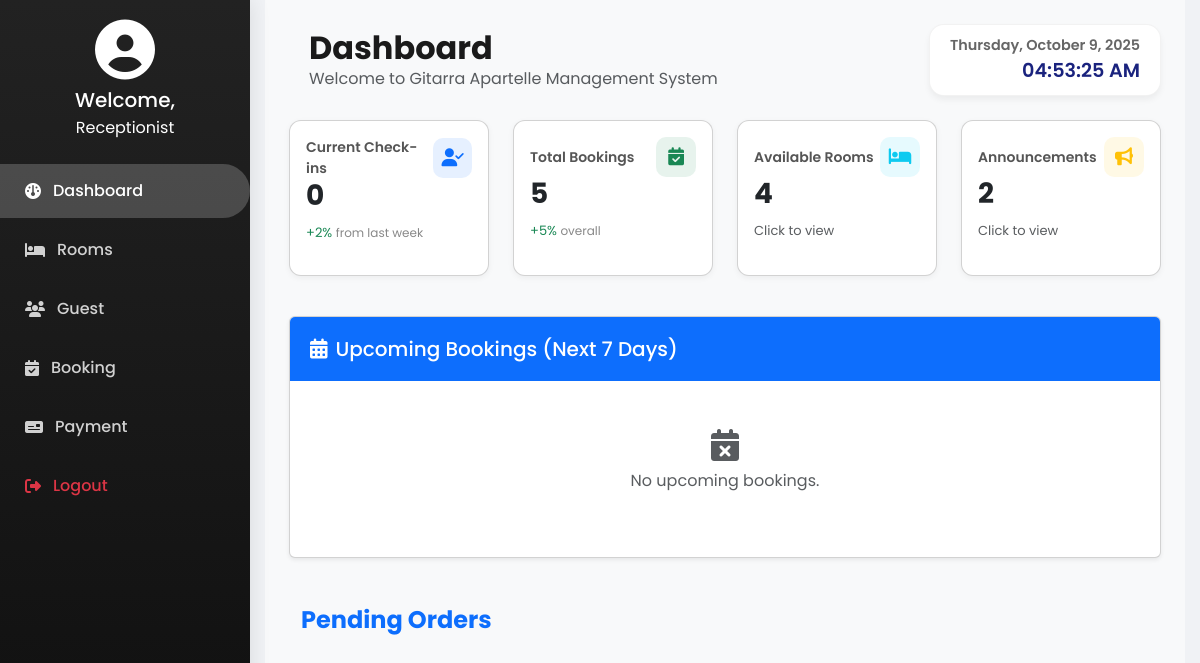
Before: /receptionist-dash.php with the older database file.
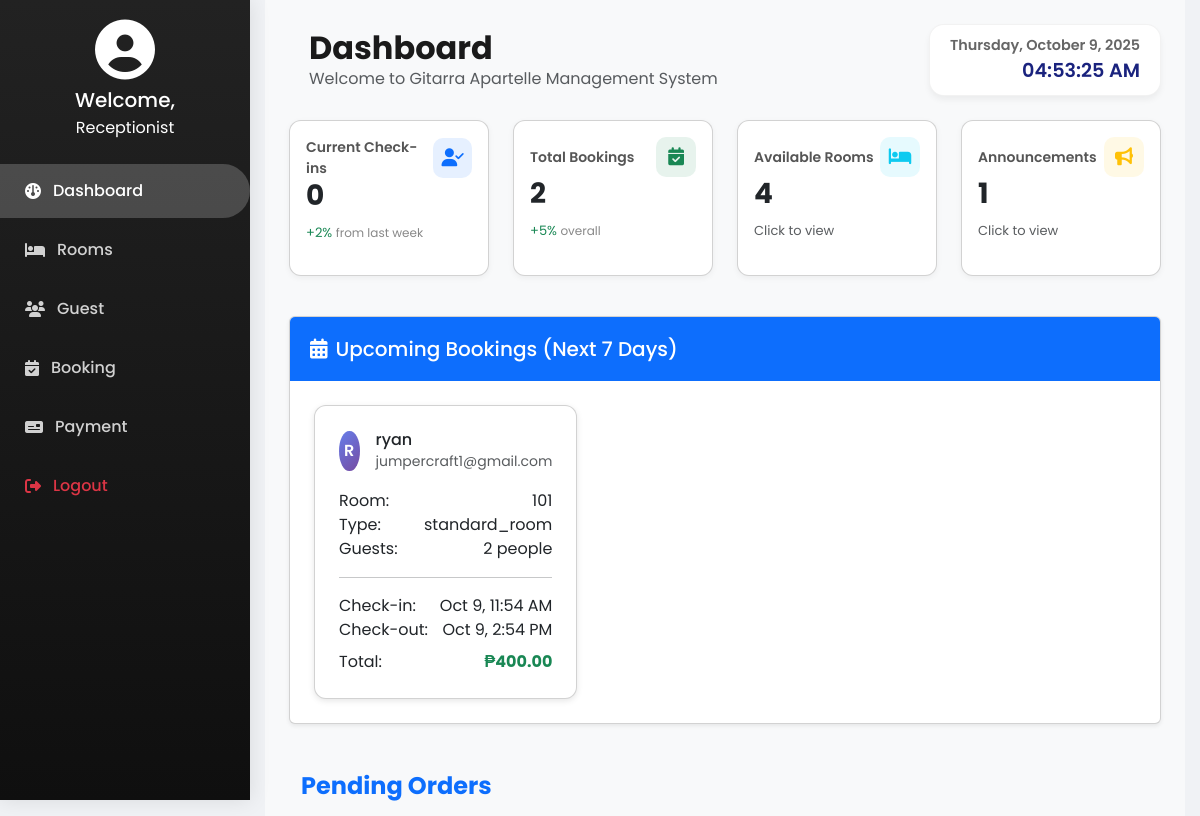
After: the same page with the newer database file.
### tables this page shows
CREATE TABLE `bookings` (
  `id` int NOT NULL,
  `guest_name` varchar(100) DEFAULT NULL,
  `email` varchar(255) DEFAULT NULL,
  `address` text,
  `telephone` varchar(20) DEFAULT NULL,
  `age` int DEFAULT NULL,
  `num_people` int DEFAULT NULL,
  `room_number` varchar(10) DEFAULT NULL,
  `duration` varchar(10) DEFAULT NULL,
  `payment_mode` varchar(10) DEFAULT NULL,
  `reference_number` varchar(50) DEFAULT NULL,
  `booking_token` varchar(20) DEFAULT NULL,
  `amount_paid` double DEFAULT NULL,
  `total_price` double DEFAULT NULL,
  `change_amount` double DEFAULT NULL,
  `start_date` datetime DEFAULT NULL,
  `end_date` datetime DEFAULT NULL,
  `status` varchar(20) NOT NULL DEFAULT 'upcoming',
  `created_at` timestamp NULL DEFAULT CURRENT_TIMESTAMP,
  `cancellation_reason` text,
  `cancelled_at` datetime DEFAULT NULL
);

CREATE TABLE `rooms` (
  `id` int NOT NULL,
  `room_number` int NOT NULL,
  `room_type` enum('single','twin_room','standard_room','studio','suite','queen_room','executive_room','suites','accessible_room','hollywood_twin_room','king_room','studio_hotel_rooms','villa','double_hotel_rooms','honeymoon_suite','penthouse_suite','single_hotel_rooms','adjoining_room','presidential_suite','connecting_rooms','quad_room','deluxe_room','double_room','triple_room') NOT NULL,
  `status` enum('available','booked','maintenance') NOT NULL DEFAULT 'available',
  `created_at` timestamp NULL DEFAULT CURRENT_TIMESTAMP,
  `updated_at` timestamp NULL DEFAULT CURRENT_TIMESTAMP ON UPDATE CURRENT_TIMESTAMP,
  `price_3hrs` decimal(10,2) NOT NULL DEFAULT '0.00',
  `price_6hrs` decimal(10,2) NOT NULL DEFAULT '0.00',
  `price_12hrs` decimal(10,2) NOT NULL DEFAULT '0.00',
  `price_24hrs` decimal(10,2) NOT NULL DEFAULT '0.00',
  `price_ot` decimal(10,2) NOT NULL DEFAULT '0.00'
);

### receptionist-dash.php (the view, shortened to what the changed rows need)
<?php
require_once 'database.php';
$current_checkins = $conn->query("SELECT COUNT(*) AS c FROM checkins WHERE NOW() BETWEEN check_in_date AND check_out_date")->fetch_assoc()['c'] ?? 0;
$total_bookings = $conn->query("SELECT COUNT(*) AS t FROM checkins")->fetch_assoc()['t'] ?? 0;
$announcements_result = $conn->query("SELECT * FROM announcements ORDER BY created_at DESC");
$announcement_count = $announcements_result ? $announcements_result->num_rows : 0;
$upcoming_bookings_result = $conn->query("
    SELECT b.*, r.room_type
    FROM bookings b
    LEFT JOIN rooms r ON b.room_number = r.room_number
    WHERE DATE(b.start_date) BETWEEN CURDATE() AND DATE_ADD(CURDATE(), INTERVAL 7 DAY)
    AND b.status NOT IN ('completed', 'cancelled')
    ORDER BY b.start_date ASC
    LIMIT 10
");
?>
<!DOCTYPE html>
<html lang="en">
<head>
<link href="https://cdn.jsdelivr.net/npm/bootstrap@5.3.0/dist/css/bootstrap.min.css" rel="stylesheet">
<link rel="stylesheet" href="https://cdnjs.cloudflare.com/ajax/libs/font-awesome/6.4.2/css/all.min.css">
<link href="style.css" rel="stylesheet">
</head>
<body>
<div class="content p-4">
    <div class="d-flex justify-content-between align-items-center mb-4">
        <div style="margin-left: 20px;">
            <h2 class="fw-bold mb-0">Dashboard</h2>
        </div>
    </div>
    <div class="row mb-4">
        <div class="col-md-3 mb-3">
            <div class="card stat-card h-100 p-3">
                <div class="d-flex justify-content-between align-items-center">
                    <p class="stat-title">Total Bookings</p>
                    <div class="stat-icon bg-success bg-opacity-10 text-success"><i class="fas fa-calendar-check"></i></div>
                </div>
                <h3 class="fw-bold mb-1"><?= $total_bookings ?></h3>
                <p class="stat-change text-success">+5% <span>overall</span></p>
            </div>
        </div>
        <div class="col-md-3 mb-3">
            <div class="card stat-card h-100 p-3" data-bs-toggle="collapse" data-bs-target="#announcementList">
                <div class="d-flex justify-content-between align-items-center">
                    <p class="stat-title">Announcements</p>
                    <div class="stat-icon bg-warning bg-opacity-10 text-warning"><i class="fas fa-bullhorn"></i></div>
                </div>
                <h3 class="fw-bold mb-1"><?= $announcement_count ?></h3>
                <p class="stat-change text-muted">Click to view</p>
            </div>
        </div>
    </div>
    <div class="card shadow-sm">
        <div class="card-body">
            <?php if ($upcoming_bookings_result->num_rows > 0): ?>
            <div class="row g-3">
                <?php while($booking = $upcoming_bookings_result->fetch_assoc()):
                    $checkInDate = new DateTime($booking['start_date']);
                    $checkOutDate = (clone $checkInDate)->add(new DateInterval('PT'.$booking['duration'].'H'));
                    $initial = strtoupper($booking['guest_name'][0]);
                ?>
                <div class="col-md-6 col-lg-4">
                    <div class="card booking-card h-100">
                        <div class="card-body">
                            <div class="d-flex align-items-center mb-3">
                                <div class="guest-avatar me-3"><?= $initial ?></div>
                                <div>
                                    <h6 class="mb-0"><?= htmlspecialchars($booking['guest_name']) ?></h6>
                                    <small class="text-muted"><?= htmlspecialchars($booking['email']) ?></small>
                                </div>
                            </div>
                            <div class="mb-2">
                                <div class="d-flex justify-content-between"><span>Room:</span><span><?= htmlspecialchars($booking['room_number']) ?></span></div>
                                <div class="d-flex justify-content-between"><span>Type:</span><span><?= htmlspecialchars($booking['room_type']) ?></span></div>
                                <div class="d-flex justify-content-between"><span>Guests:</span><span><?= $booking['num_people'] ?> people</span></div>
                            </div>
                            <hr>
                            <div class="d-flex justify-content-between"><span>Check-in:</span><span><?= $checkInDate->format('M j, g:i A') ?></span></div>
                            <div class="d-flex justify-content-between"><span>Check-out:</span><span><?= $checkOutDate->format('M j, g:i A') ?></span></div>
                            <div class="d-flex justify-content-between mt-2"><span>Total:</span><span class="text-success fw-bold">₱<?= number_format($booking['total_price'],2) ?></span></div>
                        </div>
                    </div>
                </div>
                <?php endwhile; ?>
            </div>
            <?php else: ?>
            <div class="text-center py-4 text-muted"><i class="fas fa-calendar-times fa-2x mb-2"></i><p>No upcoming bookings.</p></div>
            <?php endif; ?>
        </div>
    </div>
</div>
</body>
</html>

Changed rows visible on the page:
added bookings: guest_name "R", guest_name "ryan", email "jumpercraft1@gmail.com", room_number "101", rooms.room_type "standard_room", num_people "2", start_date "Oct 9, 11:54 AM", $checkOutDate->format('M j, g:i A') "Oct 9, 2:54 PM", total_price "400.00"
Other visible differences:
$total_bookings: "5" → "2"
$announcement_count: "2" → "1"
text no longer shown: "No upcoming bookings."
